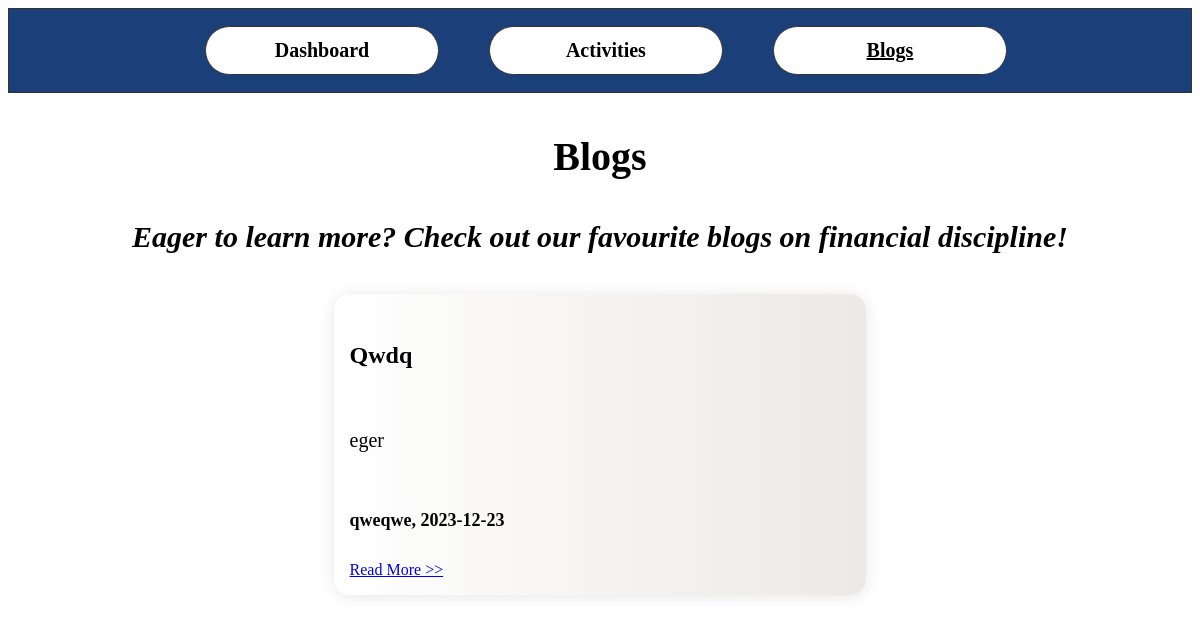
The app's page /blogs, older data.
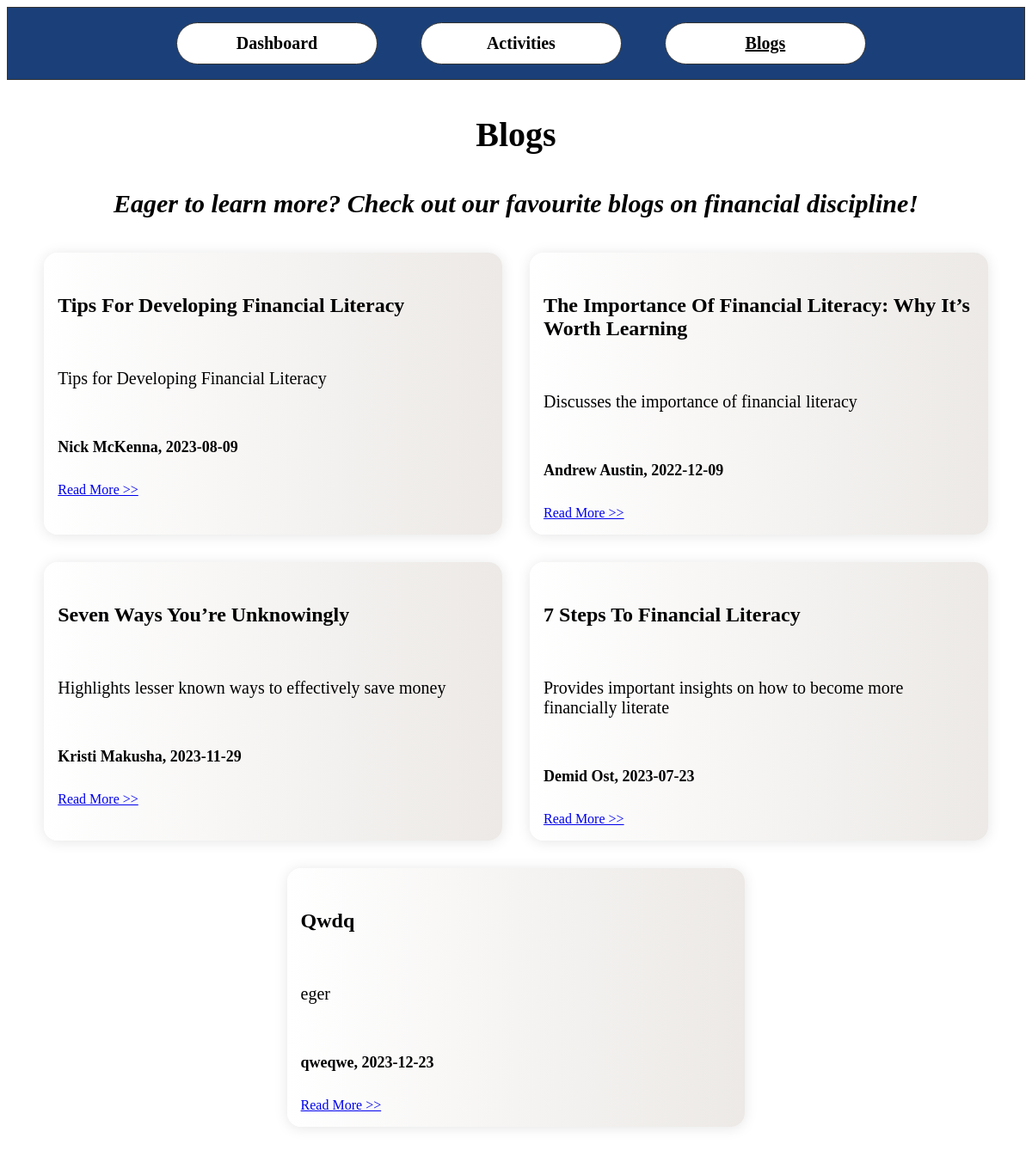
The same page, newer data.
### app.py (models this page shows)
class Article(db.Model):
    id = db.Column(db.Integer, primary_key=True)
    title = db.Column(db.String(200), nullable=False)
    author = db.Column(db.String(100), nullable=False)
    desc = db.Column(db.String(300), nullable=False)
    date = db.Column(db.String(300), nullable=False)
    link = db.Column(db.String(300), nullable=False)

### app.py (the view)
@app.route('/blogs')
def blogs():
    articles = Article.query.order_by(Article.id.desc()).all()
    print(articles)
    return render_template('blogs.html', articles=articles)

### templates/blogs.html (shortened to what this page needs)
<!DOCTYPE html>
<html lang="en">
<head>
    <link rel="stylesheet" type="text/css" href="{{ url_for('static',filename='styles/main.css') }}">
    <link rel="stylesheet" type="text/css" href="{{ url_for('static',filename='styles/blogs.css') }}">
    <nav style="padding-left: 1.5%; position: relative;text-align: center;">
        <a href="{{url_for('dashboard')}}">Dashboard</a>
        <a href="{{url_for('activities')}}">Activities</a>
        <a href="{{url_for('blogs')}}" style="text-decoration: underline;">Blogs</a>
    </nav>
</head>
<body>
    <h3 class='page-title' style="text-align: center; font-size: 40px;">Blogs</h3>
    <h4 style="text-align: center; font-size: 30px; font-style: italic;">Eager to learn more? Check out our favourite
        blogs on financial discipline!</h4>
    <div class="container">
        {% for article in articles %}
        <div class="card">
            <div class="card__body">
                <h4>{{article.title}}</h4>
                <p style="font-size: 20px;">{{article.desc}}</p>
                <div class="user">
                    <div class="user__info">
                        <h5 style="font-size: 18px;">{{article.author}}, {{article.date}}</h5>
                        <a style="font-size: 16px;" href="{{article.link}}" target=”_blank”>Read More >></a>
                    </div>
                </div>
            </div>
        </div>
        {% endfor %}
    </div>
</body>
</html>

Row changes from the older to the newer data that the page shows:
added Article: title "Tips For Developing Financial Literacy", desc "Tips for Developing Financial Literacy", author "Nick McKenna", date "2023-08-09"
added Article: title "The Importance Of Financial Literacy: Why It’s Worth Learning", desc "Discusses the importance of financial literacy", author "Andrew Austin", date "2022-12-09"
added Article: title "Seven Ways You’re Unknowingly", desc "Highlights lesser known ways to effectively save money", author "Kristi Makusha", date "2023-11-29"
added Article: title "7 Steps To Financial Literacy", desc "Provides important insights on how to become more financially literate", author "Demid Ost", date "2023-07-23"
